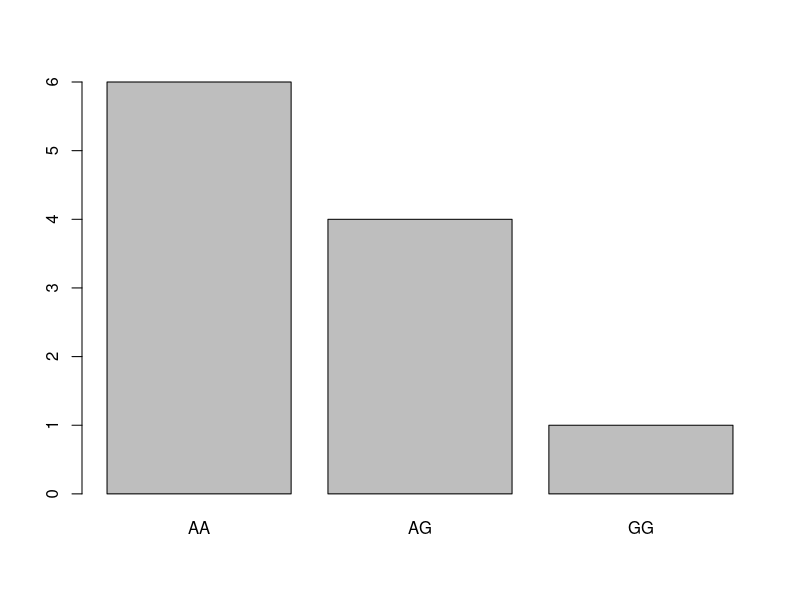
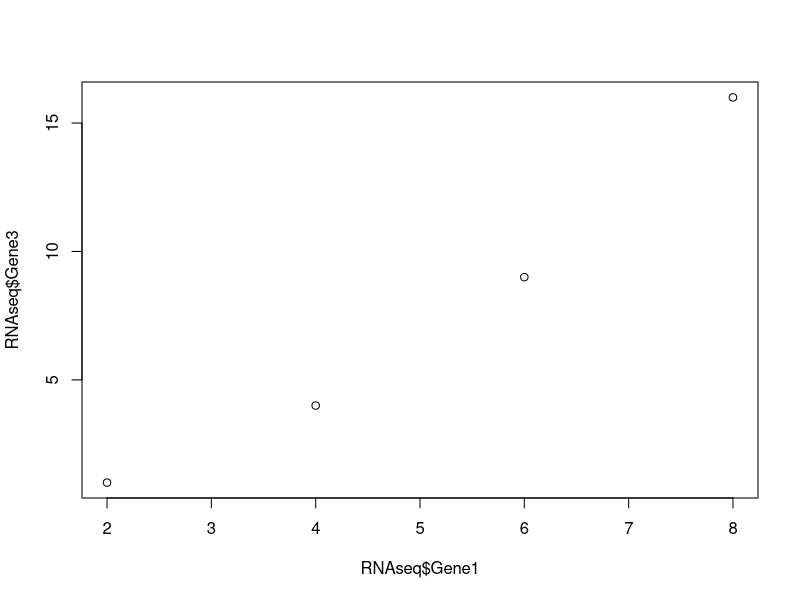

R code for these plots, in order: (Note: this script raises an error after producing the figures.)
#Lab2_Danny McSweeney

SNPs <- c("AA", "AA", "GG", "AG", "AG", "AA", "AG", "AA", "AA", "AA", "AG")
SNPs

SNPs_cat <- factor(SNPs)
SNPs_cat

table(SNPs_cat)
plot(SNPs_cat)

as.numeric(SNPs_cat)

Day1 <- c(2,4,6,8)
Day2 <- c(3,6,9,12)
Day3 <- c(1,4,9,16)
A <- cbind(Day1, Day2,Day3)
A
A<- rbind(Day1,Day2,Day3)
A
A <- cbind(Day1, Day2,Day3)
A
B <- rbind(Day1,Day2,Day3)
B

Day4 <- c(5,10,11,20)
C <- rbind(B,Day4)
C

A*10

A[1]
A[12]

A[ ,c(1,3)]
A[c(2,4), ]

A
t(A)

Gene1 <- c(2,4,6,8)
Gene2 <- c(3,6,9,12)
Gene3 <- c(1,4,9,16)
Gene <- c("Day 1", "Day 2", "Day 3", "Day 4")

RNAseq <- data.frame(Gene1, Gene2, Gene3, row.names = Gene)
RNAseq

RNAseq$Gene3
plot(RNAseq$Gene1, RNAseq$Gene3)

plot(RNAseq$Day,RNAseq$Gene3)

RNAseq$Gene4 <- c(5,10,15,20)
RNAseq

RNAseq$Gene5 <- c(1,2,3,3)

RNAseq["Day 4",] <- rbind(10,14,20,22,3)

x=1
str(x)
a="ATGCCCTGA"
a

str(SNPs)
SNPs <- c("AA", "AA", "GG", "AG", "AG", "AA", "AG", "AA", "AA", "AA", "AG")
str(SNPs_cat)

##########################
B <- rbind(Day1,Day2,Day3)
str (B)

Gene1
Gene2
Gene3
Gene
RNAseq<- data.frame(Gene1,Gene2,Gene3, row.names = Gene)
str(RNAseq)
